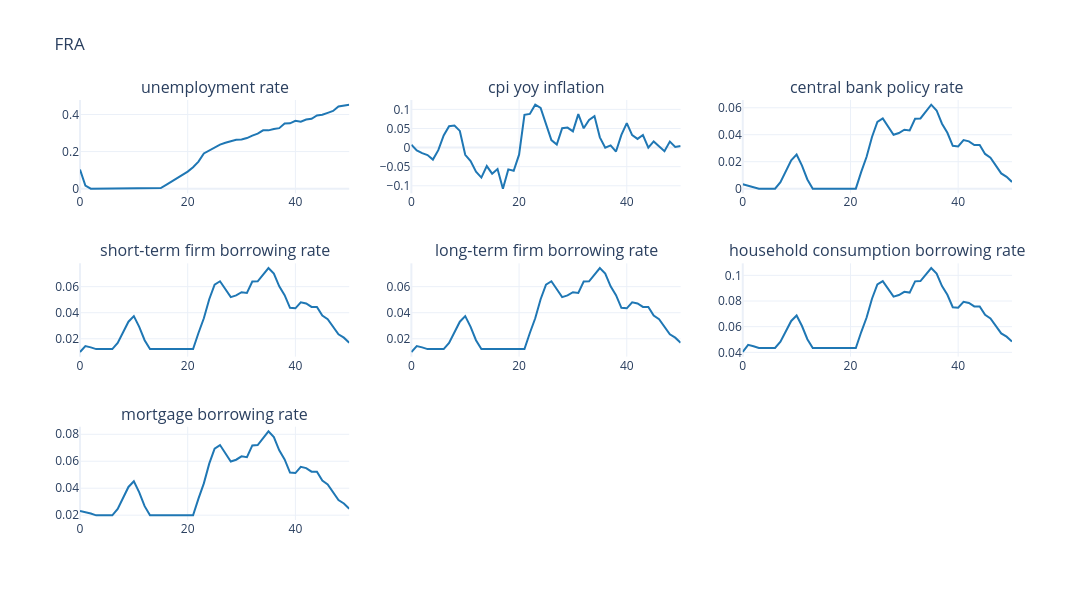

Source (notebook cell):
### Code cell
cols = [ 
    'unemployment rate', 'cpi yoy inflation',
    'central bank policy rate', 'short-term firm borrowing rate', 'long-term firm borrowing rate',
    'household consumption borrowing rate', 'mortgage borrowing rate'
    ]


#  Plot interest variables
plot_output(
    df=df_base[cols],
    no_rows=3,
    no_cols=3,
    country_code=cfg.country_iso3,
    line_color="#1f77b4",
    base_height=200,
    base_width=400,
)

### Figure 1 — Plotly figure (JSON) as saved in the notebook; plotly's stock layout.template omitted (floating-point values rounded to 4 significant figures)
{"data": [{"line": {"color": "#1f77b4"}, "mode": "lines", "name": "baseline", "showlegend": false, "type": "scatter", "x": [0, 1, 2, 3, 4, 5, 6, 7, 8, 9, 10, 11, 12, 13, 14, 15, 16, 17, 18, 19, 20, 21, 22, 23, 24, 25, 26, 27, 28, 29, 30, 31, 32, 33, 34, 35, 36, 37, 38, 39, 40, 41, 42, 43, 44, 45, 46, 47, 48, 49, 50], "xaxis": "x", "y": [0.1031, 0.01636, 0.0, 0.0, 0.0, 0.0, 0.0, 0.0, 0.0, 0.0, 0.0, 0.0, 0.0, 0.0, 0.0, 0.003482, 0.02089, 0.03935, 0.05884, 0.07486, 0.09192, 0.1159, 0.1459, 0.1898, 0.2058, 0.2249, 0.2378, 0.2479, 0.2556, 0.2636, 0.265, 0.273, 0.2862, 0.297, 0.3144, 0.3144, 0.3221, 0.3263, 0.3517, 0.3524, 0.3659, 0.3614, 0.3729, 0.3771, 0.3948, 0.3983, 0.4088, 0.4189, 0.4432, 0.4467, 0.453], "yaxis": "y"}, {"line": {"color": "#1f77b4"}, "mode": "lines", "name": "baseline", "showlegend": false, "type": "scatter", "x": [0, 1, 2, 3, 4, 5, 6, 7, 8, 9, 10, 11, 12, 13, 14, 15, 16, 17, 18, 19, 20, 21, 22, 23, 24, 25, 26, 27, 28, 29, 30, 31, 32, 33, 34, 35, 36, 37, 38, 39, 40, 41, 42, 43, 44, 45, 46, 47, 48, 49, 50], "xaxis": "x2", "y": [0.00727, -0.00762, -0.01472, -0.01963, -0.03149, -0.006839, 0.03161, 0.05591, 0.05765, 0.04361, -0.01904, -0.03553, -0.06337, -0.07855, -0.0485, -0.06827, -0.05608, -0.1076, -0.05716, -0.06074, -0.01858, 0.08568, 0.08805, 0.1123, 0.1037, 0.06163, 0.01947, 0.008106, 0.05057, 0.05219, 0.04233, 0.08752, 0.05036, 0.07232, 0.08242, 0.02674, -0.0001278, 0.005806, -0.01041, 0.03325, 0.0638, 0.03254, 0.02266, 0.03284, -0.0004294, 0.01604, 0.002625, -0.009341, 0.01576, 0.001667, 0.004283], "yaxis": "y2"}, {"line": {"color": "#1f77b4"}, "mode": "lines", "name": "baseline", "showlegend": false, "type": "scatter", "x": [0, 1, 2, 3, 4, 5, 6, 7, 8, 9, 10, 11, 12, 13, 14, 15, 16, 17, 18, 19, 20, 21, 22, 23, 24, 25, 26, 27, 28, 29, 30, 31, 32, 33, 34, 35, 36, 37, 38, 39, 40, 41, 42, 43, 44, 45, 46, 47, 48, 49, 50], "xaxis": "x3", "y": [0.003333, 0.002373, 0.001327, 0.0, 0.0, 0.0, 0.0, 0.00481, 0.01359, 0.02105, 0.02531, 0.01709, 0.006818, 0.0, 0.0, 0.0, 0.0, 0.0, 0.0, 0.0, 0.0, 0.0, 0.0124, 0.0237, 0.03835, 0.04949, 0.05211, 0.04639, 0.03995, 0.04125, 0.04372, 0.04315, 0.05188, 0.05207, 0.05688, 0.0623, 0.058, 0.04819, 0.04143, 0.03174, 0.03135, 0.03599, 0.03506, 0.03239, 0.03235, 0.02577, 0.02298, 0.01758, 0.01132, 0.008789, 0.004934], "yaxis": "y3"}, {"line": {"color": "#1f77b4"}, "mode": "lines", "name": "baseline", "showlegend": false, "type": "scatter", "x": [0, 1, 2, 3, 4, 5, 6, 7, 8, 9, 10, 11, 12, 13, 14, 15, 16, 17, 18, 19, 20, 21, 22, 23, 24, 25, 26, 27, 28, 29, 30, 31, 32, 33, 34, 35, 36, 37, 38, 39, 40, 41, 42, 43, 44, 45, 46, 47, 48, 49, 50], "xaxis": "x4", "y": [0.009824, 0.01441, 0.01337, 0.01204, 0.01204, 0.01204, 0.01204, 0.01685, 0.02563, 0.03309, 0.03735, 0.02913, 0.01886, 0.01204, 0.01204, 0.01204, 0.01204, 0.01204, 0.01204, 0.01204, 0.01204, 0.01204, 0.02444, 0.03574, 0.05039, 0.06153, 0.06415, 0.05843, 0.05199, 0.05329, 0.05576, 0.05519, 0.06392, 0.06411, 0.06892, 0.07434, 0.07004, 0.06023, 0.05347, 0.04378, 0.04339, 0.04803, 0.0471, 0.04443, 0.04439, 0.03781, 0.03502, 0.02962, 0.02336, 0.02083, 0.01697], "yaxis": "y4"}, {"line": {"color": "#1f77b4"}, "mode": "lines", "name": "baseline", "showlegend": false, "type": "scatter", "x": [0, 1, 2, 3, 4, 5, 6, 7, 8, 9, 10, 11, 12, 13, 14, 15, 16, 17, 18, 19, 20, 21, 22, 23, 24, 25, 26, 27, 28, 29, 30, 31, 32, 33, 34, 35, 36, 37, 38, 39, 40, 41, 42, 43, 44, 45, 46, 47, 48, 49, 50], "xaxis": "x5", "y": [0.009824, 0.01441, 0.01337, 0.01204, 0.01204, 0.01204, 0.01204, 0.01685, 0.02563, 0.03309, 0.03735, 0.02913, 0.01886, 0.01204, 0.01204, 0.01204, 0.01204, 0.01204, 0.01204, 0.01204, 0.01204, 0.01204, 0.02444, 0.03574, 0.05039, 0.06153, 0.06415, 0.05843, 0.05199, 0.05329, 0.05576, 0.05519, 0.06392, 0.06411, 0.06892, 0.07434, 0.07004, 0.06023, 0.05347, 0.04378, 0.04339, 0.04803, 0.0471, 0.04443, 0.04439, 0.03781, 0.03502, 0.02962, 0.02336, 0.02083, 0.01697], "yaxis": "y5"}, {"line": {"color": "#1f77b4"}, "mode": "lines", "name": "baseline", "showlegend": false, "type": "scatter", "x": [0, 1, 2, 3, 4, 5, 6, 7, 8, 9, 10, 11, 12, 13, 14, 15, 16, 17, 18, 19, 20, 21, 22, 23, 24, 25, 26, 27, 28, 29, 30, 31, 32, 33, 34, 35, 36, 37, 38, 39, 40, 41, 42, 43, 44, 45, 46, 47, 48, 49, 50], "xaxis": "x6", "y": [0.04026, 0.04579, 0.04475, 0.04342, 0.04342, 0.04342, 0.04342, 0.04823, 0.05701, 0.06447, 0.06873, 0.06051, 0.05024, 0.04342, 0.04342, 0.04342, 0.04342, 0.04342, 0.04342, 0.04342, 0.04342, 0.04342, 0.05582, 0.06712, 0.08177, 0.09291, 0.09553, 0.08981, 0.08337, 0.08467, 0.08714, 0.08657, 0.0953, 0.0955, 0.1003, 0.1057, 0.1014, 0.09161, 0.08485, 0.07516, 0.07477, 0.07941, 0.07848, 0.07581, 0.07577, 0.06919, 0.0664, 0.06101, 0.05474, 0.05221, 0.04836], "yaxis": "y6"}, {"line": {"color": "#1f77b4"}, "mode": "lines", "name": "baseline", "showlegend": false, "type": "scatter", "x": [0, 1, 2, 3, 4, 5, 6, 7, 8, 9, 10, 11, 12, 13, 14, 15, 16, 17, 18, 19, 20, 21, 22, 23, 24, 25, 26, 27, 28, 29, 30, 31, 32, 33, 34, 35, 36, 37, 38, 39, 40, 41, 42, 43, 44, 45, 46, 47, 48, 49, 50], "xaxis": "x7", "y": [0.02306, 0.02226, 0.02121, 0.01989, 0.01989, 0.01989, 0.01989, 0.0247, 0.03348, 0.04094, 0.04519, 0.03698, 0.0267, 0.01989, 0.01989, 0.01989, 0.01989, 0.01989, 0.01989, 0.01989, 0.01989, 0.01989, 0.03229, 0.04358, 0.05823, 0.06937, 0.072, 0.06627, 0.05984, 0.06113, 0.06361, 0.06304, 0.07176, 0.07196, 0.07677, 0.08218, 0.07789, 0.06807, 0.06132, 0.05162, 0.05123, 0.05587, 0.05494, 0.05227, 0.05224, 0.04565, 0.04286, 0.03747, 0.03121, 0.02867, 0.02482], "yaxis": "y7"}], "layout": {"annotations": [{"font": {"size": 16}, "showarrow": false, "text": "unemployment rate", "x": 0.1444, "xanchor": "center", "xref": "paper", "y": 1, "yanchor": "bottom", "yref": "paper"}, {"font": {"size": 16}, "showarrow": false, "text": "cpi yoy inflation", "x": 0.5, "xanchor": "center", "xref": "paper", "y": 1, "yanchor": "bottom", "yref": "paper"}, {"font": {"size": 16}, "showarrow": false, "text": "central bank policy rate", "x": 0.8556, "xanchor": "center", "xref": "paper", "y": 1, "yanchor": "bottom", "yref": "paper"}, {"font": {"size": 16}, "showarrow": false, "text": "short-term firm borrowing rate", "x": 0.1444, "xanchor": "center", "xref": "paper", "y": 0.6111, "yanchor": "bottom", "yref": "paper"}, {"font": {"size": 16}, "showarrow": false, "text": "long-term firm borrowing rate", "x": 0.5, "xanchor": "center", "xref": "paper", "y": 0.6111, "yanchor": "bottom", "yref": "paper"}, {"font": {"size": 16}, "showarrow": false, "text": "household consumption borrowing rate", "x": 0.8556, "xanchor": "center", "xref": "paper", "y": 0.6111, "yanchor": "bottom", "yref": "paper"}, {"font": {"size": 16}, "showarrow": false, "text": "mortgage borrowing rate", "x": 0.1444, "xanchor": "center", "xref": "paper", "y": 0.2222, "yanchor": "bottom", "yref": "paper"}], "height": 600, "title": {"text": "FRA"}, "width": 1200, "xaxis": {"anchor": "y", "domain": [0, 0.2889]}, "xaxis2": {"anchor": "y2", "domain": [0.3556, 0.6444]}, "xaxis3": {"anchor": "y3", "domain": [0.7111, 1]}, "xaxis4": {"anchor": "y4", "domain": [0, 0.2889]}, "xaxis5": {"anchor": "y5", "domain": [0.3556, 0.6444]}, "xaxis6": {"anchor": "y6", "domain": [0.7111, 1]}, "xaxis7": {"anchor": "y7", "domain": [0, 0.2889]}, "xaxis8": {"anchor": "y8", "domain": [0.3556, 0.6444]}, "xaxis9": {"anchor": "y9", "domain": [0.7111, 1]}, "yaxis": {"anchor": "x", "domain": [0.7778, 1]}, "yaxis2": {"anchor": "x2", "domain": [0.7778, 1]}, "yaxis3": {"anchor": "x3", "domain": [0.7778, 1]}, "yaxis4": {"anchor": "x4", "domain": [0.3889, 0.6111]}, "yaxis5": {"anchor": "x5", "domain": [0.3889, 0.6111]}, "yaxis6": {"anchor": "x6", "domain": [0.3889, 0.6111]}, "yaxis7": {"anchor": "x7", "domain": [0, 0.2222]}, "yaxis8": {"anchor": "x8", "domain": [0, 0.2222]}, "yaxis9": {"anchor": "x9", "domain": [0, 0.2222]}}}
